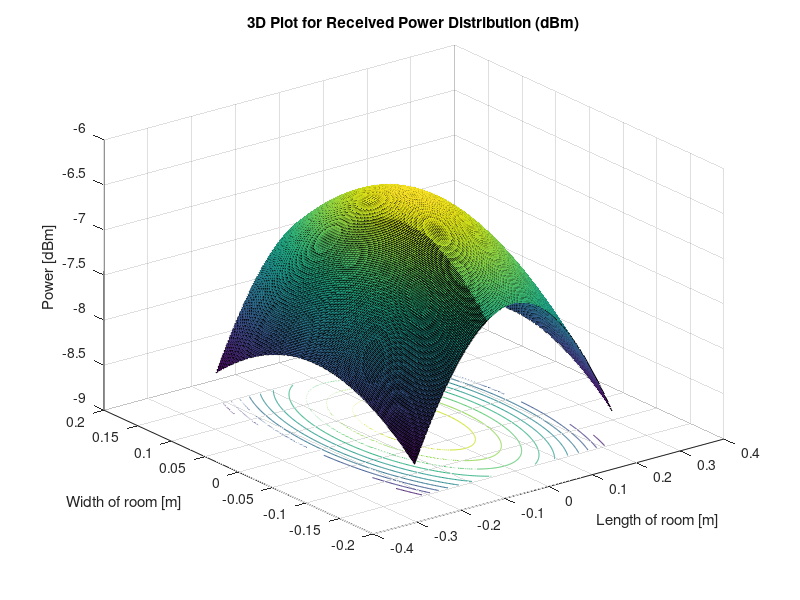
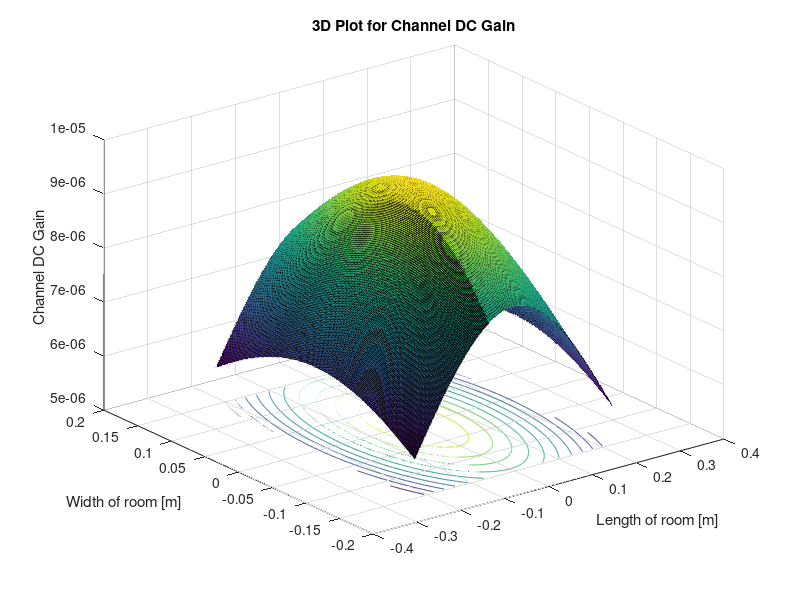
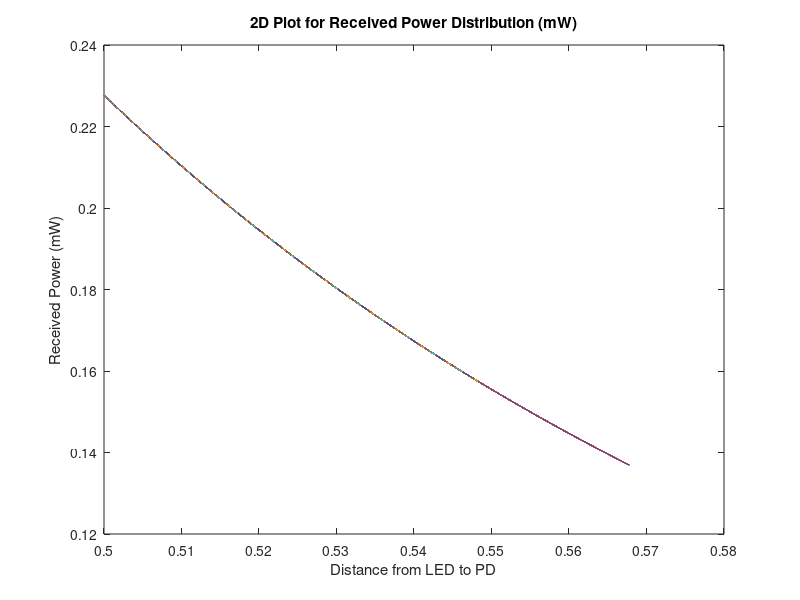

Write MATLAB code to recreate these figures, in order.
phi = 60; %semi-angle at half power (deg)
m = -log(2)/log(cosd(phi)); %Lambertian order of emission
P_LED =24000; %transmitted optical power (mW)
Arx = 7.45E-6; %detector areaa of PD (sq.cm)
Ts = 1; %gain of optical filter
%index = 1.5; %refractive index of lens at the PD
FOV = 55; %FOV of the receiver (deg)
G_Con= 1; %gain of an optical concentrator

lx=0.45; ly=0.295; lz=0.5; %room dimension in (m)
h=lz; %distance between source and reciver plane (m)
[XT,YT]= meshgrid(0,0); %position of LED

Nx = lx*800; Ny= ly*800; %number of grids in the receiver plane
x=-lx/2:lx/Nx:lx/2;
y=-ly/2:ly/Ny:ly/2;
[XR, YR] = meshgrid(x, y);
D= sqrt((XR-XT).^2+ (YR-YT).^2+h^2); %distance vector from source
cos_irradiance_angle = h./D; %irradiance angle vector
cos_incidence_angle = h./D; %incidence angle vector

HLOS=((m+1)*Arx*(cos_irradiance_angle.^m).*Ts.*G_Con.*cos_incidence_angle)./(2*pi.*D.^2); %channel DC gain for source
P_rx=P_LED.*HLOS; %received power from source
P_rx(find(abs(acosd(cos_incidence_angle))> FOV)) = 0; 
%y=6.52-0.376.*D+5.43.*E(-3).*(D.^(2));
P_rx_total =(P_rx);
% P_rx_initial =P_rx;
% P_rx_final =P_rx - (0.144-1.68.*D+1.62.*(D.^(2)));
%P_rx_final =P_rx - (-190+1088.*D-2082.*(D.^(2))+1327.*(D.^(3)));
%P_rx_final =P_rx - (58.6-736.*D+3538.*(D.^(2))-7654.*(D.^(3))+6255.*(D.^(4)));
P_rx_dBm=(10*log10(P_rx));

figure(1)
surfc(x,y,P_rx_dBm);
xlabel('Length of room [m]')
ylabel('Width of room [m]' )
zlabel('Power [dBm]' )
hold on
title('3D Plot for Received Power Distribution (dBm)' ) 

figure(2)
surfc(x,y,HLOS);
xlabel('Length of room [m]')
ylabel('Width of room [m]' )
zlabel('Channel DC Gain' )
hold on
title('3D Plot for Channel DC Gain' ) 

% figure(3)
% plot(D,P_rx_initial)
% xlabel('Distance from LED to PD')
% ylabel('Received Power (mW)')
% title('3D Plot for Received Power Distribution Initially (mW)' ) 
% 
% figure(4)
% plot(D,P_rx_final)
% xlabel('Distance from LED to PD')
% ylabel('Received Power (mW)')
% title('3D Plot for Received Power Distribution (mW)-Modeltuned for actual Received Power' )

figure(4)
plot(D,P_rx_total)
xlabel('Distance from LED to PD')
ylabel('Received Power (mW)')
title('2D Plot for Received Power Distribution (mW)')

